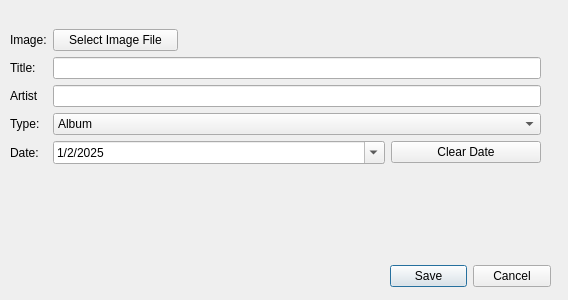
<?xml version="1.0" encoding="UTF-8"?>
<ui version="4.0">
 <class>AddAlbumPopup</class>
 <widget class="QDialog" name="AddAlbumPopup">
  <property name="geometry">
   <rect>
    <x>0</x>
    <y>0</y>
    <width>568</width>
    <height>300</height>
   </rect>
  </property>
  <property name="windowTitle">
   <string>Add Track</string>
  </property>
  <widget class="QDialogButtonBox" name="button_box">
   <property name="enabled">
    <bool>true</bool>
   </property>
   <property name="geometry">
    <rect>
     <x>390</x>
     <y>260</y>
     <width>161</width>
     <height>32</height>
    </rect>
   </property>
   <property name="standardButtons">
    <set>QDialogButtonBox::StandardButton::Cancel|QDialogButtonBox::StandardButton::Save</set>
   </property>
  </widget>
  <widget class="QWidget" name="formLayoutWidget">
   <property name="geometry">
    <rect>
     <x>10</x>
     <y>9</y>
     <width>531</width>
     <height>251</height>
    </rect>
   </property>
   <layout class="QFormLayout" name="formLayout_4">
    <item row="0" column="1">
     <widget class="QLabel" name="image_path">
      <property name="text">
       <string/>
      </property>
     </widget>
    </item>
    <item row="1" column="0">
     <widget class="QLabel" name="image_label">
      <property name="text">
       <string>Image:</string>
      </property>
     </widget>
    </item>
    <item row="1" column="1">
     <widget class="QPushButton" name="choose_image_file_button">
      <property name="maximumSize">
       <size>
        <width>125</width>
        <height>16777215</height>
       </size>
      </property>
      <property name="text">
       <string>Select Image File</string>
      </property>
     </widget>
    </item>
    <item row="2" column="0">
     <widget class="QLabel" name="title_label">
      <property name="text">
       <string>Title:</string>
      </property>
     </widget>
    </item>
    <item row="2" column="1">
     <widget class="QLineEdit" name="title_input"/>
    </item>
    <item row="3" column="0">
     <widget class="QLabel" name="artist_label">
      <property name="text">
       <string>Artist</string>
      </property>
     </widget>
    </item>
    <item row="3" column="1">
     <widget class="QLineEdit" name="artist_input"/>
    </item>
    <item row="4" column="0">
     <widget class="QLabel" name="album_label">
      <property name="text">
       <string>Type:</string>
      </property>
     </widget>
    </item>
    <item row="5" column="0">
     <widget class="QLabel" name="date_label">
      <property name="text">
       <string>Date:</string>
      </property>
     </widget>
    </item>
    <item row="5" column="1">
     <layout class="QHBoxLayout" name="horizontalLayout">
      <item>
       <widget class="QDateEdit" name="date_input">
        <property name="dateTime">
         <datetime>
          <hour>0</hour>
          <minute>0</minute>
          <second>0</second>
          <year>2025</year>
          <month>1</month>
          <day>2</day>
         </datetime>
        </property>
        <property name="maximumDate">
         <date>
          <year>9999</year>
          <month>12</month>
          <day>31</day>
         </date>
        </property>
        <property name="currentSection">
         <enum>QDateTimeEdit::Section::MonthSection</enum>
        </property>
        <property name="displayFormat">
         <string>M/d/yyyy</string>
        </property>
        <property name="calendarPopup">
         <bool>true</bool>
        </property>
        <property name="date">
         <date>
          <year>2025</year>
          <month>1</month>
          <day>2</day>
         </date>
        </property>
       </widget>
      </item>
      <item>
       <widget class="QPushButton" name="clear_date_button">
        <property name="maximumSize">
         <size>
          <width>150</width>
          <height>16777215</height>
         </size>
        </property>
        <property name="text">
         <string>Clear Date</string>
        </property>
       </widget>
      </item>
     </layout>
    </item>
    <item row="4" column="1">
     <widget class="QComboBox" name="type_input">
      <item>
       <property name="text">
        <string>Album</string>
       </property>
      </item>
      <item>
       <property name="text">
        <string>Single</string>
       </property>
      </item>
      <item>
       <property name="text">
        <string>LP</string>
       </property>
      </item>
      <item>
       <property name="text">
        <string>EP</string>
       </property>
      </item>
     </widget>
    </item>
   </layout>
  </widget>
 </widget>
 <resources/>
 <connections>
  <connection>
   <sender>button_box</sender>
   <signal>accepted()</signal>
   <receiver>AddAlbumPopup</receiver>
   <slot>accept()</slot>
   <hints>
    <hint type="sourcelabel">
     <x>470</x>
     <y>275</y>
    </hint>
    <hint type="destinationlabel">
     <x>283</x>
     <y>149</y>
    </hint>
   </hints>
  </connection>
  <connection>
   <sender>button_box</sender>
   <signal>rejected()</signal>
   <receiver>AddAlbumPopup</receiver>
   <slot>reject()</slot>
   <hints>
    <hint type="sourcelabel">
     <x>470</x>
     <y>275</y>
    </hint>
    <hint type="destinationlabel">
     <x>283</x>
     <y>149</y>
    </hint>
   </hints>
  </connection>
 </connections>
</ui>
